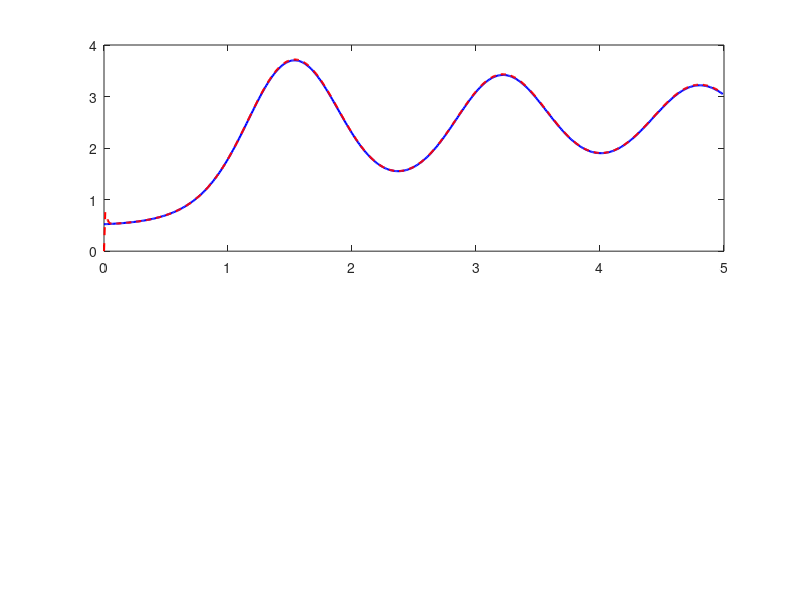

Source code (MATLAB): (Note: this script raises an error after producing the figure.)
% =========================================================================
% PURE MATLAB SIMULATION: LQR + OBSERVER (NO SIMULINK, NO TOOLBOXES)
% =========================================================================

% --- 1. Physical and Model Parameters ---
p.m = 1.0; 
p.l = 0.5; 
p.g = 9.81; 
p.b = 0.1; 
p.J = p.m * p.l^2; 

m.m = p.m; 
m.l = p.l;
m.g = p.g;
m.b = p.b;
m.J = m.m * m.l^2;

Ts = 0.01; % Sampling time

% --- 2. Linearization & Discretization (Toolbox-Free) ---
Ac = [0, 1; (m.g / m.l), -m.b / m.J];
Bc = [0; 1 / m.J];

% Matrix Exponential for Zero-Order Hold (ZOH)
M = expm([Ac, Bc; 0, 0, 0] * Ts);
Ad = M(1:2, 1:2);
Bd = M(1:2, 3);
C = [1, 0]; 

% --- 3. Discrete-Time LQR Design (Toolbox-Free) ---
Q = [100, 0; 0, 10]; 
R = 1;               

% Solve Discrete Algebraic Riccati Equation iteratively
P = Q;
for iter = 1:1000
    P_next = Ad' * P * Ad - (Ad' * P * Bd) * ((R + Bd' * P * Bd) \ (Bd' * P * Ad)) + Q;
    P = P_next;
end
K = (R + Bd' * P * Bd) \ (Bd' * P * Ad);

% --- 4. Observer Design (Toolbox-Free) ---
lqr_poles = eig(Ad - Bd * K);
observer_poles = lqr_poles * 0.3; % Observer poles faster than controller

p1 = observer_poles(1);
p2 = observer_poles(2);
Delta_Ad = Ad^2 - (p1 + p2) * Ad + (p1 * p2) * eye(2);
Obs_mat = [C; C * Ad];
L = Delta_Ad * (Obs_mat \ [0; 1]);

% --- 5. Actuation Limits ---
umin = -2.3;
umax = 2.3;

% =========================================================================
% SIMULATION LOOP
% =========================================================================
T_end = 5; % Simulate for 5 seconds
N = round(T_end / Ts);

% Data logging arrays
t_log = zeros(1, N);
x_log = zeros(2, N);
xhat_log = zeros(2, N);
u_log = zeros(1, N);

% Initial Conditions
% We use 30 degrees (pi/6 rad) as an initial condition based on your evaluation tests
x = [pi/6; 0]; 
x_hat = [0; 0]; % Incorrect initial estimate to test observer convergence

for k = 1:N
    t_k = (k-1) * Ts;
    
    % 1. Measure output (Angle only)
    y = C * x; 
    
    % 2. Controller (with saturation)
    u_raw = -K * x_hat;
    u = min(max(u_raw, umin), umax);
    
    % 3. Observer Update (Compute next estimate)
    y_hat = C * x_hat;
    err = y - y_hat;
    x_hat_next = Ad * x_hat + Bd * u + L * err;
    
    % 4. Log data for plotting
    t_log(k) = t_k;
    x_log(:, k) = x;
    xhat_log(:, k) = x_hat;
    u_log(k) = u;
    
    % 5. Physical Plant Dynamics (Nonlinear, Continuous)
    % Solved using ode45 as requested in Section 1.1
    % Equation: J * theta_ddot = m*g*l*sin(theta) - b*theta_dot + u
    odefun = @(t, x_cont) [x_cont(2); ...
                           (p.m * p.g * p.l * sin(x_cont(1)) - p.b * x_cont(2) + u) / p.J];
                       
    [~, x_ode] = ode45(odefun, [t_k, t_k + Ts], x);
    
    % Extract the state at the end of the sampling period
    x = x_ode(end, :)';
    
    % Cycle observer estimate for the next loop iteration (acting as Unit Delay)
    x_hat = x_hat_next;
end

% =========================================================================
% PLOTTING RESULTS
% =========================================================================
figure('Name', 'LQR + Observer Control', 'Position', [100, 100, 800, 600]);

% Plot 1: Angle Tracking
subplot(2,1,1);
plot(t_log, x_log(1,:), 'b', 'LineWidth', 1.5); hold on;
plot(t_log, xhat_log(1,:), 'r--', 'LineWidth', 1.5);
yline(0, 'k:');
xlabel('Time [s]');
ylabel('Angle \theta [rad]');
legend('True Angle', 'Estimated Angle');
title('Pendulum Stabilization (30^\circ Initial Angle)');
grid on;

% Plot 2: Control Effort
subplot(2,1,2);
plot(t_log, u_log, 'g', 'LineWidth', 1.5); hold on;
yline(umax, 'r--', 'Upper Limit');
yline(umin, 'r--', 'Lower Limit');
xlabel('Time [s]');
ylabel('Control Torque u [Nm]');
legend('Applied Torque', 'Actuator Limits');
title('Actuator Effort under Saturation');
grid on;
